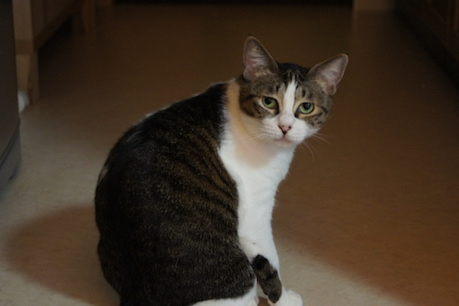
//> input picture trackbar/data/image.jpg, 459 x 306 px
$ ./main   (built with g++ and OpenCV 4)
//> lines starting //> are read from the running program, lines starting //| are printed output that depends on the picture; after the words box and inside, x2 and y2 are one past the last pixel; in counts of white or black regions, pixels touching at a corner belong together
#include "opencv2/opencv.hpp"

using namespace cv;
using namespace std;

int main(int argc, const char *argv[]) {

	// 変数定義
	Mat src, dst;
	int keycode;
	int th = 50; 							// トラックバーの値
	string windowName = "Trackbar Test"; 	// ウィンドウ名

	// 画像をグレースケールで読込
	src = imread("./data/image.jpg", 0);
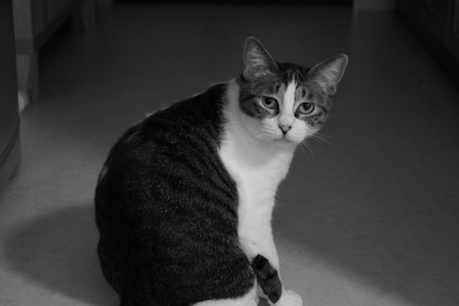
//> src: 306 rows x 459 cols, CV_8UC1; min 0, max 210, mean 53.3
	if (src.empty()) {
		return -1;
	}

	// ウィンドウ作成
	namedWindow(windowName, CV_WINDOW_AUTOSIZE);
	createTrackbar("threshold bar", windowName, &th, 255); // トラックバーを作成

	//
	while(1) {

		// 2値化して表示
		threshold(src, dst, 0, th, cv::THRESH_BINARY | cv::THRESH_OTSU);
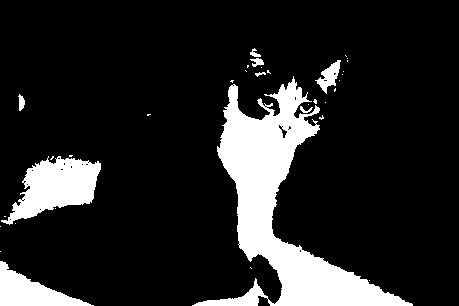
//> dst: 306 rows x 459 cols, CV_8UC1; values 0 (black) and 50 (white), 14.8% white; 35 white regions (26 under 20 px), largest, box (x1, y1, x2, y2) and area: (192, 76, 413, 306) 14484, (1, 156, 101, 225) 3619, (0, 261, 94, 306) 1894
		imshow(windowName, dst);

		// キー受付
		keycode = cv::waitKey(1000/60);
//> the Esc key is pressed
		if (keycode > 0) {
			// Escかqが入力されたら終了
			if (keycode == 27 || keycode == 113){
				break;
			}
		}

	}


	return 0;

}
